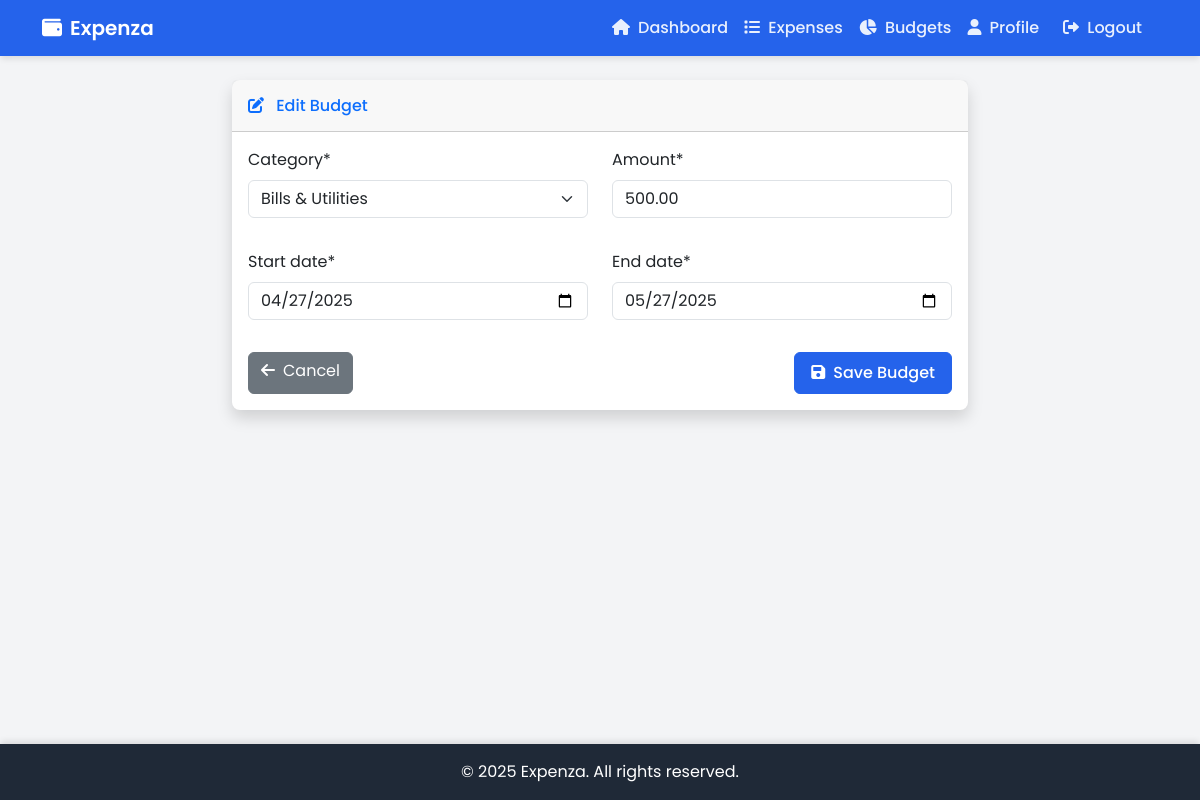
/budgets/1/update/ (signed in), run on the app's committed database.
### expenses/models.py (models this page shows, shortened)
class Budget(models.Model):
    user = models.ForeignKey(User, on_delete=models.CASCADE, related_name='budgets')
    category = models.ForeignKey(Category, on_delete=models.CASCADE, related_name='budgets')
    amount = models.DecimalField(max_digits=10, decimal_places=2, validators=[MinValueValidator(0.01)])
    start_date = models.DateField()
    end_date = models.DateField()
    created_at = models.DateTimeField(auto_now_add=True)
    updated_at = models.DateTimeField(auto_now=True)
    class Meta:
        unique_together = ('user', 'category', 'start_date', 'end_date')

### expenses/views.py (the view)
# urls.py: path('budgets/<int:pk>/update/', views.budget_update, name='budget_update'),
@login_required
def budget_update(request, pk):
    budget = get_object_or_404(Budget, pk=pk, user=request.user)
    if request.method == 'POST':
        form = BudgetForm(request.POST, instance=budget, user=request.user)
        if form.is_valid():
            form.save()
            messages.success(request, 'Budget updated successfully!')
            return redirect('budget_list')
    else:
        form = BudgetForm(instance=budget, user=request.user)
    return render(request, 'expenses/budget_form.html', {'form': form})

### expenses/models.py (called while the page is built)
    def __str__(self):
        return self.name

### templates/expenses/budget_form.html (shortened to what this page needs)
{% extends 'base.html' %}
{% load crispy_forms_tags %}
{% block content %}
<div class="row justify-content-center">
    <div class="col-lg-8">
        <div class="card shadow">
            <div class="card-header py-3">
                <h6 class="m-0 font-weight-bold text-primary">
                    <i class="fas fa-{% if form.instance.pk %}edit{% else %}plus{% endif %} me-2"></i>
                    {% if form.instance.pk %}Edit{% else %}Add{% endif %} Budget
                </h6>
            </div>
            <div class="card-body">
                <form method="post">
                    <div class="row">
                        <div class="col-md-6 mb-3">
                            {{ form.category|as_crispy_field }}
                        </div>
                        <div class="col-md-6 mb-3">
                            {{ form.amount|as_crispy_field }}
                        </div>
                    </div>
                    <div class="row">
                        <div class="col-md-6 mb-3">
                            {{ form.start_date|as_crispy_field }}
                        </div>
                        <div class="col-md-6 mb-3">
                            {{ form.end_date|as_crispy_field }}
                        </div>
                    </div>
                    <div class="d-flex justify-content-between">
                        <a href="{% url 'budget_list' %}" class="btn btn-secondary">
                            <i class="fas fa-arrow-left me-2"></i>Cancel
                        </a>
                        <button type="submit" class="btn btn-primary">
                            <i class="fas fa-save me-2"></i>Save Budget
                        </button>
                    </div>
                </form>
            </div>
        </div>
    </div>
</div>
{% endblock %}

### templates/base.html (style rules this page uses)
:root { --primary-color: #2563eb; --secondary-color: #10b981; --dark-color: #1f2937; --light-color: #f3f4f6; }
body { background-color: var(--light-color); font-family: 'Poppins', sans-serif; }
.card { border: none; border-radius: 0.5rem; box-shadow: 0 4px 6px -1px rgba(0, 0, 0, 0.1); transition: transform 0.3s ease; }
.btn-primary { background-color: var(--primary-color); border-color: var(--primary-color); font-weight: 500; padding: 0.5rem 1rem; border-radius: 0.375rem; }

### data on the page
Budget: category "Bills & Utilities", amount "500.00", start_date "04/27/2025", end_date "05/27/2025"
